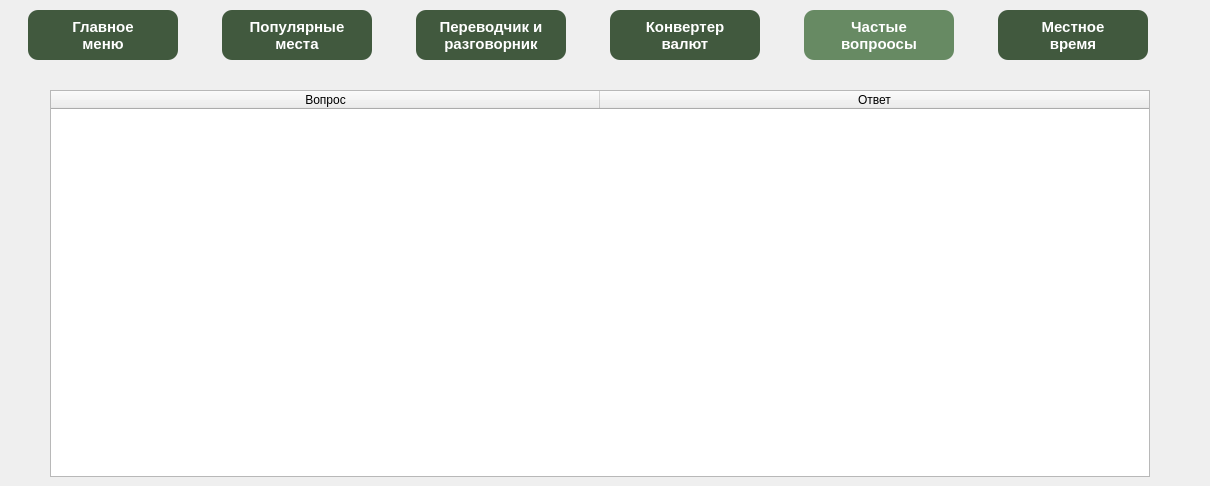
    <widget class="QWidget" name="page_f">
     <widget class="QWidget" name="gridLayoutWidget_5">
      <property name="geometry">
       <rect>
        <x>-10</x>
        <y>0</y>
        <width>1201</width>
        <height>71</height>
       </rect>
      </property>
      <property name="minimumSize">
       <size>
        <width>150</width>
        <height>50</height>
       </size>
      </property>
      <layout class="QGridLayout" name="gridLayout_f">
       <item row="0" column="0">
        <widget class="QPushButton" name="B_f_main">
         <property name="sizePolicy">
          <sizepolicy hsizetype="Fixed" vsizetype="Fixed">
           <horstretch>0</horstretch>
           <verstretch>0</verstretch>
          </sizepolicy>
         </property>
         <property name="minimumSize">
          <size>
           <width>150</width>
           <height>50</height>
          </size>
         </property>
         <property name="font">
          <font>
           <pointsize>11</pointsize>
           <weight>75</weight>
           <bold>true</bold>
          </font>
         </property>
         <property name="styleSheet">
          <string notr="true">background-color: #41593e;
border-radius: 10px; color: white</string>
         </property>
         <property name="text">
          <string>Главное
меню</string>
         </property>
        </widget>
       </item>
       <item row="0" column="2">
        <widget class="QPushButton" name="B_f_razgovornik">
         <property name="sizePolicy">
          <sizepolicy hsizetype="Fixed" vsizetype="Fixed">
           <horstretch>0</horstretch>
           <verstretch>0</verstretch>
          </sizepolicy>
         </property>
         <property name="minimumSize">
          <size>
           <width>150</width>
           <height>50</height>
          </size>
         </property>
         <property name="font">
          <font>
           <pointsize>11</pointsize>
           <weight>75</weight>
           <bold>true</bold>
          </font>
         </property>
         <property name="styleSheet">
          <string notr="true">background-color: #41593e;
border-radius: 10px; color: white</string>
         </property>
         <property name="text">
          <string>Переводчик и 
разговорник</string>
         </property>
        </widget>
       </item>
       <item row="0" column="3">
        <widget class="QPushButton" name="B_f_converter">
         <property name="sizePolicy">
          <sizepolicy hsizetype="Fixed" vsizetype="Fixed">
           <horstretch>0</horstretch>
           <verstretch>0</verstretch>
          </sizepolicy>
         </property>
         <property name="minimumSize">
          <size>
           <width>150</width>
           <height>50</height>
          </size>
         </property>
         <property name="font">
          <font>
           <pointsize>11</pointsize>
           <weight>75</weight>
           <bold>true</bold>
          </font>
         </property>
         <property name="styleSheet">
          <string notr="true">background-color: #41593e;
border-radius: 10px; color: white</string>
         </property>
         <property name="text">
          <string>Конвертер
валют</string>
         </property>
        </widget>
       </item>
       <item row="0" column="5">
        <widget class="QPushButton" name="B_f_time">
         <property name="sizePolicy">
          <sizepolicy hsizetype="Fixed" vsizetype="Fixed">
           <horstretch>0</horstretch>
           <verstretch>0</verstretch>
          </sizepolicy>
         </property>
         <property name="minimumSize">
          <size>
           <width>150</width>
           <height>50</height>
          </size>
         </property>
         <property name="font">
          <font>
           <pointsize>11</pointsize>
           <weight>75</weight>
           <bold>true</bold>
          </font>
         </property>
         <property name="styleSheet">
          <string notr="true">background-color: #41593e;
border-radius: 10px; color: white</string>
         </property>
         <property name="text">
          <string>Местное
время</string>
         </property>
        </widget>
       </item>
       <item row="0" column="4">
        <widget class="QPushButton" name="B_f_faq">
         <property name="sizePolicy">
          <sizepolicy hsizetype="Fixed" vsizetype="Fixed">
           <horstretch>0</horstretch>
           <verstretch>0</verstretch>
          </sizepolicy>
         </property>
         <property name="minimumSize">
          <size>
           <width>150</width>
           <height>50</height>
          </size>
         </property>
         <property name="font">
          <font>
           <pointsize>11</pointsize>
           <weight>75</weight>
           <bold>true</bold>
          </font>
         </property>
         <property name="styleSheet">
          <string notr="true">background-color: #678a63;
border-radius: 10px; color: white</string>
         </property>
         <property name="text">
          <string>Частые
вопроосы</string>
         </property>
        </widget>
       </item>
       <item row="0" column="1">
        <widget class="QPushButton" name="B_f_popular">
         <property name="sizePolicy">
          <sizepolicy hsizetype="Fixed" vsizetype="Fixed">
           <horstretch>0</horstretch>
           <verstretch>0</verstretch>
          </sizepolicy>
         </property>
         <property name="minimumSize">
          <size>
           <width>150</width>
           <height>50</height>
          </size>
         </property>
         <property name="font">
          <font>
           <pointsize>11</pointsize>
           <weight>75</weight>
           <bold>true</bold>
          </font>
         </property>
         <property name="styleSheet">
          <string notr="true">background-color: #41593e;
border-radius: 10px; color: white</string>
         </property>
         <property name="text">
          <string>Популярные 
места</string>
         </property>
        </widget>
       </item>
      </layout>
     </widget>
     <widget class="QTableWidget" name="TB_f_questions">
      <property name="geometry">
       <rect>
        <x>50</x>
        <y>90</y>
        <width>1100</width>
        <height>387</height>
       </rect>
      </property>
      <attribute name="horizontalHeaderVisible">
       <bool>true</bool>
      </attribute>
      <attribute name="horizontalHeaderDefaultSectionSize">
       <number>549</number>
      </attribute>
      <attribute name="horizontalHeaderHighlightSections">
       <bool>false</bool>
      </attribute>
      <attribute name="horizontalHeaderMinimumSectionSize">
       <number>41</number>
      </attribute>
      <attribute name="verticalHeaderVisible">
       <bool>false</bool>
      </attribute>
      <attribute name="verticalHeaderHighlightSections">
       <bool>false</bool>
      </attribute>
      <column>
       <property name="text">
        <string>Вопрос</string>
       </property>
      </column>
      <column>
       <property name="text">
        <string>Ответ</string>
       </property>
      </column>
     </widget>
    </widget>
